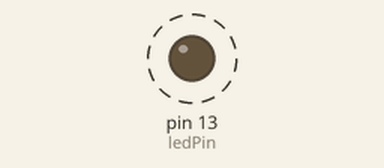
Recording of a sketch running on a simulated Arduino Uno, built with avr-gcc and run on an emulated ATmega328P. On the bench: output pins drawn as LEDs (lit = HIGH). Dashed ring = blinking.

Above: at 0.2 s.
Timing chart, 0 to 3.0 s (numbered marks = the images above):
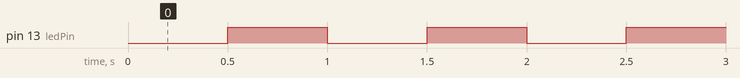

The sketch:

sketch_may7a.ino
```cpp
const int ledPin = 13;

unsigned long currentMillis;
unsigned long previousMillis = 0;
const long interval = 500;

void setup() {
  pinMode(ledPin, OUTPUT);
}

void loop() {
  currentMillis = millis();

  if (currentMillis - previousMillis >= interval) {
    previousMillis = currentMillis;
    digitalWrite(ledPin, !digitalRead(ledPin));
  }
}
```

Measured:
- by itself, pin 13 (ledPin): alternates HIGH for 0.50 s and LOW for 0.50 s
